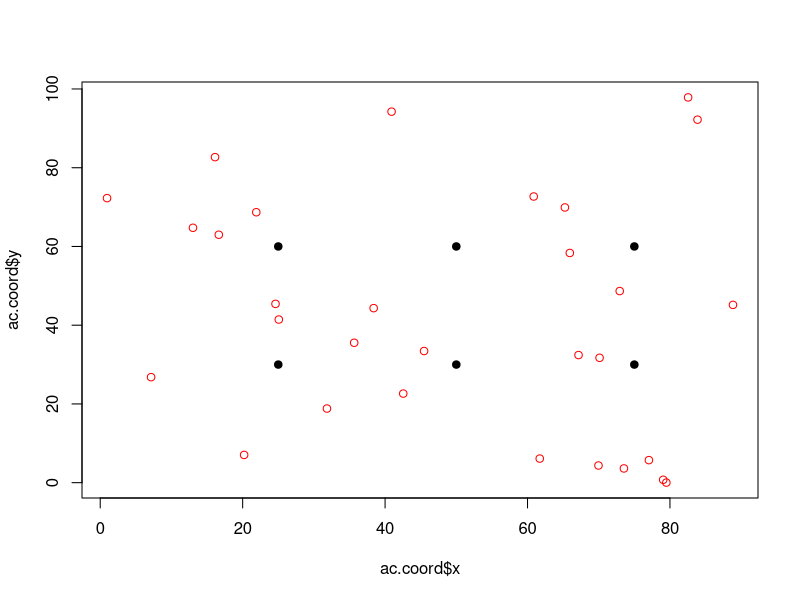
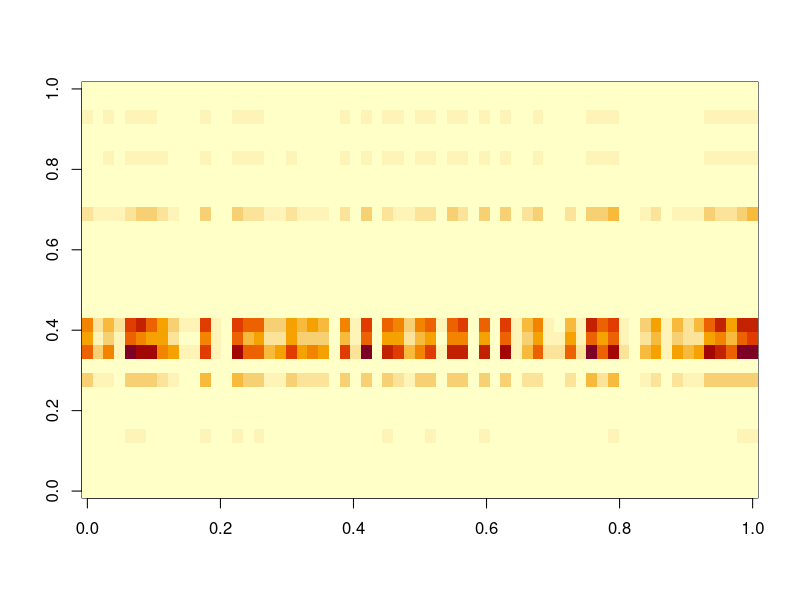

Here is the R script that generated these plots, in order:
rm(list=ls(all=TRUE))
set.seed(5)

#basic setup
n.tsegm=400
n.ac=6
n.grid=30
n=floor(runif(n.tsegm,min=0,max=900))

#spatial coordinates
grid.coord=data.frame(x=runif(n.grid,min=0,max=100),
                      y=runif(n.grid,min=0,max=100))
ac.coord.true=ac.coord=expand.grid(x=c(25,50,75),y=c(30,60))

rangox=range(c(ac.coord$x,grid.coord$x))
rangoy=range(c(ac.coord$y,grid.coord$y))
plot(ac.coord$x,ac.coord$y,pch=19,xlim=rangox,ylim=rangoy)
points(grid.coord$x,grid.coord$y,col='red')

#cluster membership
z.true=z=sample(1:n.ac,size=n.tsegm,replace=T)

#distance decay parameter
phi.true=phi=0.1

#generate data
y=matrix(NA,n.tsegm,n.grid)
for (i in 1:n.tsegm){
  #calculate distance
  x2=(grid.coord$x-ac.coord$x[z[i]])^2
  y2=(grid.coord$y-ac.coord$y[z[i]])^2
  d=sqrt(x2+y2)
  
  #calculate probability
  tmp=exp(-phi*d)
  prob=tmp/sum(tmp)
  
  #draw results
  y[i,]=rmultinom(1,size=n[i],prob=prob)
}
image(y[z==6,])

write.csv(y,'fake data.csv',row.names=F)
write.csv(grid.coord,'fake data grid.csv',row.names=F)